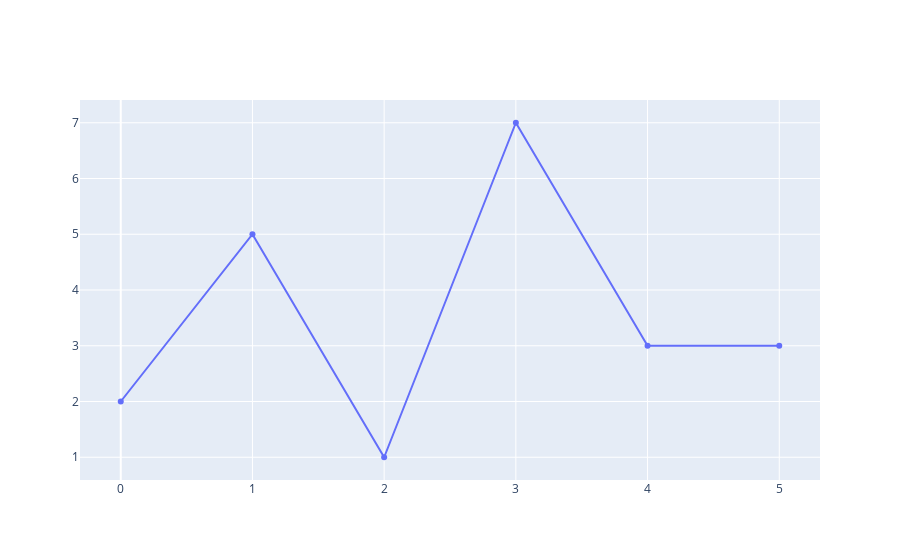

Notebook code cell kept with this figure:
### Code cell
A=np.array([2, 5, 1, 7, 3, 3])
print(A)
fig = go.Figure(data=go.Scatter(y=A))
fig.show()

### Figure 1 — Plotly figure (JSON) as saved in the notebook; plotly's stock layout.template omitted (floating-point values rounded to 4 significant figures)
{"data": [{"type": "scatter", "y": [2, 5, 1, 7, 3, 3]}], "layout": {}}
